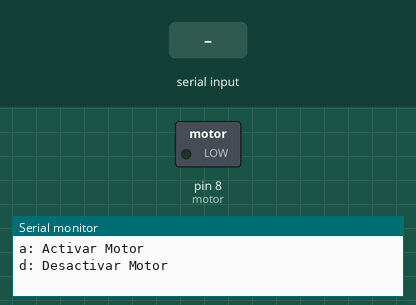
Recording of a sketch running on a simulated Arduino Uno, built with avr-gcc and run on an emulated ATmega328P. Shown: switched loads named in the sketch (green lamp = pin HIGH), the last lines printed to the serial monitor. The inputs (shaded band) are chosen by the test bench.

Above: at 1.2 s.
1.3 s: "a" received over Serial
At 2.5 s:
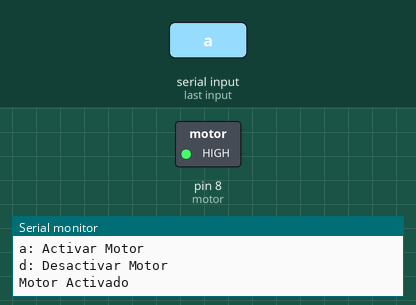
2.8 s: "d" received over Serial
At 3.7 s:
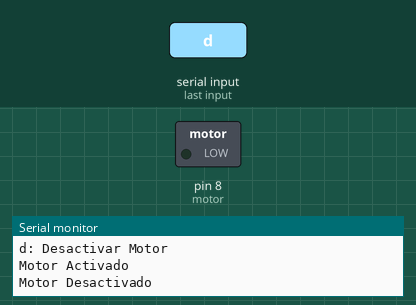
Timing chart, 0 to 5.8 s (numbered marks = the images above; inputs shaded):
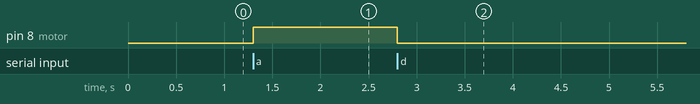

Measured:
- after the input at 1.3 s, pin 8 (motor): LOW → HIGH at once
- after the input at 2.8 s, pin 8 (motor): HIGH → LOW at once

The sketch:

Motor_activado_por_teclado_pc.ino
```cpp
int motor=8;

void setup() {
  Serial.begin(9600);
  pinMode(motor,OUTPUT);
  Serial.println("a: Activar Motor");
  Serial.println("d: Desactivar Motor");
  Serial.println();
}

void loop() {
  char boton = Serial.read();
  if (boton=='a') {
    digitalWrite(motor,1);
    Serial.println("Motor Activado");
  }
  if (boton=='d') {
    digitalWrite(motor,0);
    Serial.println("Motor Desactivado");
  }
}
```
